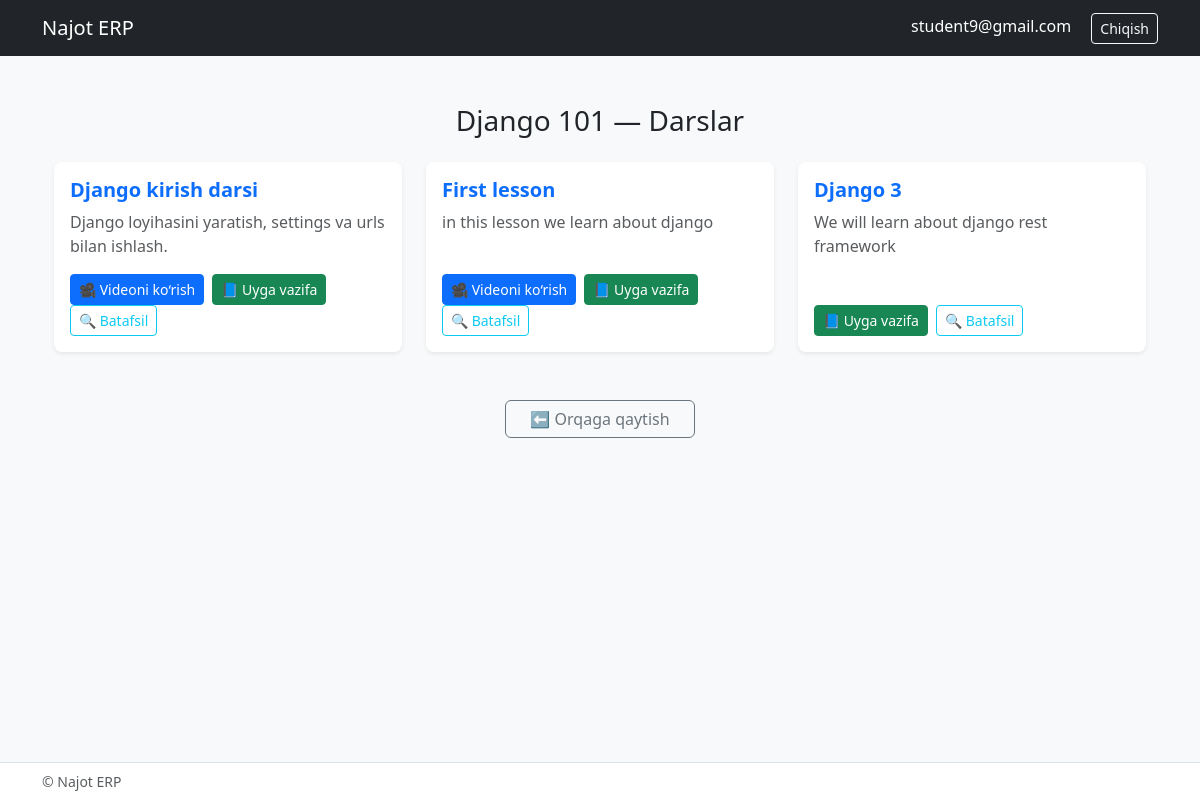
Page /student/lessons/ (signed in) on the committed database.
### configapp/models/auth_user.py (models this page shows, shortened)
class User(AbstractBaseUser, PermissionsMixin):
    phone_regex = RegexValidator(
        regex=r'^\+9989\d{8}$',
        message="Telefon raqam +9989XXXXXXXX formatida bo‘lishi kerak"
    )
    phone_number = models.CharField(validators=[phone_regex], max_length=13, null=True, blank=True)
    email = models.EmailField(unique=True, null=True, blank=True)
    is_staff = models.BooleanField(default=False)
    is_admin = models.BooleanField(default=False)
    is_active = models.BooleanField(default=True)
    is_student = models.BooleanField(default=False)
    is_teacher = models.BooleanField(default=False)
    groups = models.ManyToManyField('auth.Group', related_name="custom_user_groups", blank=True)
    user_permissions = models.ManyToManyField('auth.Permission', related_name="custom_user_permissions", blank=True)
    objects = CustomUserManager()
    USERNAME_FIELD = "email"
    REQUIRED_FIELDS = []

### configapp/models/lesson_homework.py (models this page shows, shortened)
class Lesson(BaseModel):
    title = models.CharField(max_length=200)
    description = models.TextField(blank=True, null=True)
    group = models.ForeignKey(GroupStudent, on_delete=models.CASCADE, related_name='lessons')
    teacher = models.ForeignKey(Teacher, on_delete=models.CASCADE, related_name='lessons')
    homework = models.OneToOneField(Homework, on_delete=models.SET_NULL, blank=True, null=True, related_name='lesson')
    video_url = models.URLField(blank=True, null=True)
    file = models.FileField(upload_to='lessons/files/', blank=True, null=True)
    image = models.ImageField(upload_to='lessons/images/', blank=True, null=True)
    start_time = models.TimeField(blank=True, null=True)
    end_time = models.TimeField(blank=True, null=True)

### configapp/models/model_group.py (models this page shows, shortened)
class GroupStudent(BaseModel):
    title = models.CharField(max_length=150)
    course = models.ForeignKey(Course, on_delete=models.RESTRICT, related_name='course_groups')
    teacher = models.ManyToManyField(Teacher, related_name='get_teacher', blank=True)
    table = models.ForeignKey(Table, on_delete=models.CASCADE)
    start_date = models.DateField()
    end_time = models.DateField()
    descriptions = models.CharField(max_length=500, blank=True, null=True)

### configapp/views.py (the view)
# urls.py: path('student/lessons/', views.student_lessons, name='student_lessons'),
@login_required
def student_lessons(request):
    student = get_object_or_404(Student, user=request.user)
    groups = student.group.all()
    lessons = Lesson.objects.filter(group__in=groups)
    return render(request, 'student/lessons.html', {'lessons': lessons})

### configapp/templates/student/lessons.html (shortened to what this page needs)
{% extends 'base.html' %}
{% load static %}
{% block content %}
<div class="container py-4">
  {% if lessons %}
    <h3 class="mb-4 text-center">{{ lessons.0.group.title }} — Darslar</h3>
  {% else %}
    <h3 class="mb-4 text-center">Darslar</h3>
  {% endif %}
  {% if lessons %}
    <div class="row">
      {% for lesson in lessons %}
        <div class="col-md-6 col-lg-4 mb-4">
          <div class="card shadow-sm h-100 border-0 rounded-3">
            <div class="card-body d-flex flex-column">
              <h5 class="card-title fw-bold text-primary">{{ lesson.title }}</h5>
              <p class="card-text text-muted mb-3">{{ lesson.description|default:"Tavsif yo‘q" }}</p>
              <div class="mt-auto">
                {% if lesson.video_url %}
                  <a href="{{ lesson.video_url }}" target="_blank" class="btn btn-sm btn-primary me-1">
                    🎥 Videoni ko‘rish
                  </a>
                {% endif %}
                {% if lesson.homework %}
                  <a href="{% url 'homework_upload' lesson.homework.id %}" class="btn btn-sm btn-success me-1">
                    📘 Uyga vazifa
                  </a>
                {% endif %}
                <a href="{% url 'lesson_detail' lesson.id %}" class="btn btn-sm btn-outline-info">
                  🔍 Batafsil
                </a>
              </div>
            </div>
          </div>
        </div>
      {% endfor %}
    </div>
  {% else %}
    <div class="text-center mt-5">
      <p class="text-muted fs-5">Sizga hali darslar biriktirilmagan 😕</p>
    </div>
  {% endif %}
  <div class="text-center mt-4">
    <a href="{% url 'student_dashboard' %}" class="btn btn-outline-secondary px-4">
      ⬅ Orqaga qaytish
    </a>
  </div>
</div>
{% endblock %}

### configapp/templates/base.html (shortened to what this page needs)
<!DOCTYPE html>
<html lang="uz">
<head>
  <link href="https://cdn.jsdelivr.net/npm/bootstrap@5.3.0/dist/css/bootstrap.min.css" rel="stylesheet">
</head>
<body class="bg-light">
<nav class="navbar navbar-expand-lg navbar-dark bg-dark">
  <div class="container">
    <a class="navbar-brand" href="/">Najot ERP</a>
    <div class="ms-auto">
      {% if user.is_authenticated %}
        <span class="text-white me-3">{{ user.email|default:user.phone_number }}</span>
        <a href="{% url 'logout' %}" class="btn btn-outline-light btn-sm">Chiqish</a>
      {% else %}
        <a href="{% url 'login' %}" class="btn btn-outline-light btn-sm">Kirish</a>
      {% endif %}
    </div>
  </div>
</nav>
<div class="container mt-4">
  {% block content %}{% endblock %}
</div>
<footer class="bg-white border-top fixed-bottom">
  <div class="container py-2 text-muted small">
    © Najot ERP
  </div>
</footer>
</body>
</html>

### configapp/templates/base.html (style rules this page uses)
body { padding-bottom: 60px; }

### rows in the picture
User: email "student9@gmail.com"
Lesson: group.title "Django 101", title "Django kirish darsi", description "Django loyihasini yaratish, settings va urls bilan ishlash.", shows "📘 Uyga vazifa"
Lesson: title "First lesson", description "in this lesson we learn about django", shows "📘 Uyga vazifa"
Lesson: title "Django 3", description "We will learn about django rest framework", shows "📘 Uyga vazifa"
